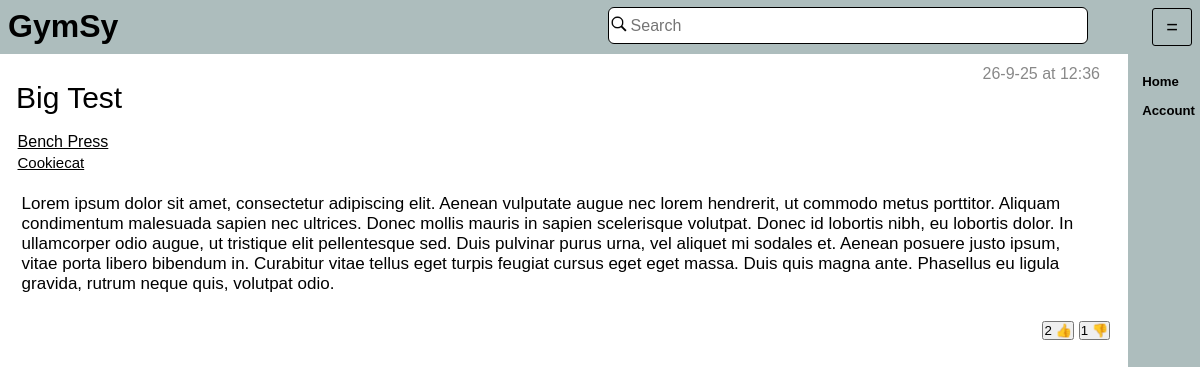
Page /post/7 on the committed database.
### tables this page shows
CREATE TABLE "Post" (
	"PostID"	INTEGER UNIQUE,
	"PostContent"	TEXT,
	"ExcersiseID"	INTEGER,
	"AccountID"	INTEGER,
	"Title"	TEXT,
	"Date"	TEXT,
	"Time"	TEXT,
	"Parent"	INTEGER,
	PRIMARY KEY("PostID"),
	FOREIGN KEY("AccountID") REFERENCES "Account"("AccountID"),
	FOREIGN KEY("ExcersiseID") REFERENCES "Excersise"("ExcersiseID")
);

CREATE TABLE "Excersise" (
	"ExcersiseID"	INTEGER UNIQUE,
	"MuscleID"	INTEGER,
	"ExcersiseName"	TEXT,
	PRIMARY KEY("ExcersiseID"),
	FOREIGN KEY("MuscleID") REFERENCES "MuscleGroup"("MuscleID")
);

CREATE TABLE "Account" (
	"AccountID"	INTEGER UNIQUE,
	"Name"	TEXT,
	"Username"	TEXT UNIQUE,
	"Password"	TEXT,
	"Admin"	INTEGER,
	PRIMARY KEY("AccountID")
);

### app.py (the view)
@app.route("/post/<post>")
def ShowPost(post):
    print(post)
    PostData = DatabaseHandler.GetPost(int(post))
    if PostData is None:
        return app.redirect("/home",302)
    Id = cache.get("id")
    return render_template("Post.html",ID = Id,
                           data = PostData
                           )

### Database/DatabaseHandler.py (called while the page is built)
def GetPost(ID: int):
    with sqlite3.connect("Database/GymsyDatabase.db") as Connection:
        Cursor = Connection.cursor()
        Result = Cursor.execute(SqlCommands.GetPostsFromPostID.ReturnQuery([ID])).fetchone()
        return Result

### Database/SqlCommands.py (called while the page is built)
    def ReturnQuery(self,NewContent: list = []):
        if type(NewContent) != list:
            NewContent = [NewContent]
        if len(NewContent) == len(self.Additions):
            return self.Query.format(*NewContent)
        else:
            return "ERROR"

### app.py (called while the page is built)
@app.after_request
def after_request(response):
    response.headers["Cache-Control"] = "no-cache, no-store, must-revalidate,public, max-age=0"
    response.headers['X-UA-Compatible'] = 'IE=Edge,chrome=1'
    response.cache_control.max_age = 0
    return response

### templates/Post.html (shortened to what this page needs)
{% extends 'index.html' %}
{% block content %}
<PostMain>
    <div class = "title" style = "Padding: 0;">
        <p class = "PostTitle">{{data[1]}}</p>
        <p style="margin-left: auto; margin-top: 0;color: #888888">{{data[9]}} at {{data[8]}}</p>
    </div>
    <a class = "PostExcersiseTitleText" href = "/exercise/{{data[3]}}">{{data[6]}}</a>
    <a class = "MainpostUsername" href = "/users/{{data[7]}}">{{data[7]}}</a>
    <div style = "margin: 1rem;">
		<a class = "PostDescription">
        {{data[2]}}
        </a>
	</div>
    <div class = "likeBar">
         <button class = "likeButton" id="Like:{{data[0]}}"
                            onclick={%if ID == 0 %} "OpenPopUp('popUp');ChildClicked();" {%else%} "SendLike({{ID}}, 1,{{data[0]}});updateLikes('{{data[0]}}');ChildClicked();" {%endif%} >
        {{data[4]}}&nbsp👍</button>
        <button class = "likeButton" id="Dislike:{{data[0]}}"
                onclick= {%if ID == 0 %} "OpenPopUp('popUp');ChildClicked();" {%else%} "SendLike({{ID}}, -1,{{data[0]}}); updateLikes('{{data[0]}}');ChildClicked();" {%endif%} >
        {{data[5]}}&nbsp👎</button>
    </div>
</PostMain>
{% endblock %}

### templates/static/styles/Style.css (style rules this page uses)
html { font-size: 16px; margin: 0; height: 100%; font-family: Helvetica, Arial, sans-serif; }
body { margin: 0; background-color: #FFFFFF; height: 100%; display: flex; }
p { margin: 1rem; color: #000000; display: flex; }
div { padding: 0.5% 0.5% 0.5% 0.5%; }
div.likeBar { margin-top: auto; margin-left: auto; }
button.likeButton { padding: 0; }
div.title { display: flex; flex-direction: row; text-overflow: ellipsis; width: auto; margin-bottom: 0; }
PostMain { display: flex; flex-direction: column; width:100%; height:auto }
p.PostTitle { font-size: 30px; margin: 1rem; }
a.PostExcersiseTitleText { font-size: 20px color: #000000; width: auto; margin-left: 1rem; text-decoration: underline; text-transform: capitalize; color: #000000; margin-block-end: 0.2; padding: 0.1em; }
a.MainpostUsername { font-size: 15px; text-decoration: underline; text-transform: capitalize; padding: 0.1em; color: #000000; margin-left: 1rem; }
a.PostDescription { font-size: 17px; }

### rows in the picture
Post: Title "Big Test", Date "26-9-25", Time "12:36", PostContent "Lorem ipsum dolor sit amet, consectetur adipiscing elit. Aenean vulputate augue nec lorem hendrerit, ut commodo metus porttitor. Aliquam condimentum malesuada sapien nec ultrices. Donec mollis mauris in sapien scelerisque volutpat. Donec id lobortis nibh, eu lobortis dolor. In ullamcorper odio augue, ut tristique elit pellentesque sed. Duis pulvinar purus urna, vel aliquet mi sodales et. Aenean posuere justo ipsum, vitae porta libero bibendum in. Curabitur vitae tellus eget turpis feugiat cursus eget eget massa. Duis quis magna ante. Phasellus eu ligula gravida, rutrum neque quis, volutpat odio."
Excersise: ExcersiseName "Bench Press"
Account: Username "Cookiecat"

### other values in the picture
{{ data[4] }} "2"
{{ data[5] }} "1"
